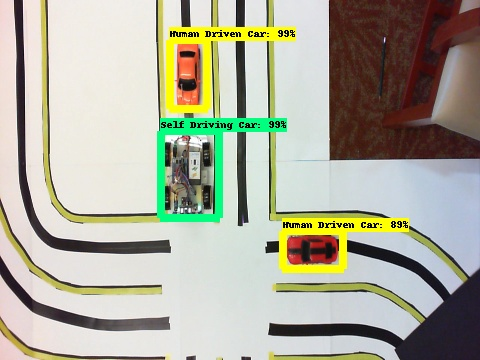
#> input picture test_cases_smart_cars/test_case_N12E2.jpg, 480 x 360 px, given in place of the camera
$ python Ball_Tracking.py
#> lines starting #> are read from the running program, lines starting #| are printed output that depends on the picture; after the words box and inside, x2 and y2 are one past the last pixel; in counts of white or black regions, pixels touching at a corner belong together
'''
Created on Nov 11, 2016

@author: micro
'''
import numpy as np
import argparse
import cv2
import imutils
import matplotlib.pyplot as plt
import math
from time import sleep
from time import time
from collections import deque


# "target_hypothesis" the target y value for the ball to follow
def compute_cost(target_hypothesis, current_y_pos):
    return math.ceil(((current_y_pos - target_hypothesis) ** 2) * 1000) / 1000

def compute_rolling_average(mse_vals):
    return math.ceil((sum(mse_vals) / len(mse_vals)) * 1000) / 1000

def compute_rolling_delta(current_avg, previous_avg):
    return math.ceil((current_avg - previous_avg) * 1000) / 1000

##################################################################################

ap = argparse.ArgumentParser()
ap.add_argument("-v", "--video",
    help="path to the (optional) video file")
ap.add_argument("-b", "--buffer", type=int, default=64,
    help="max buffer size")
args = vars(ap.parse_args())

cap = cv2.VideoCapture(4)

lower_green = (35, 95, 6)
upper_green = (100, 255, 255)
pts = deque(maxlen=args["buffer"])

p = 0

mse = 0
mse_vals = []

mse_avg = 0
prev_mse_avg = 0

mse_avg_delta = 0

start_time = 0
end_time = 0

while True:
    start_time = time()
    _, frame = cap.read()
#> frame is the input picture: shape (360, 480, 3); mean B, G, R 155.8, 172.9, 173.3

    prev_mse_avg = mse_avg

    frame = imutils.resize(frame, width=600)
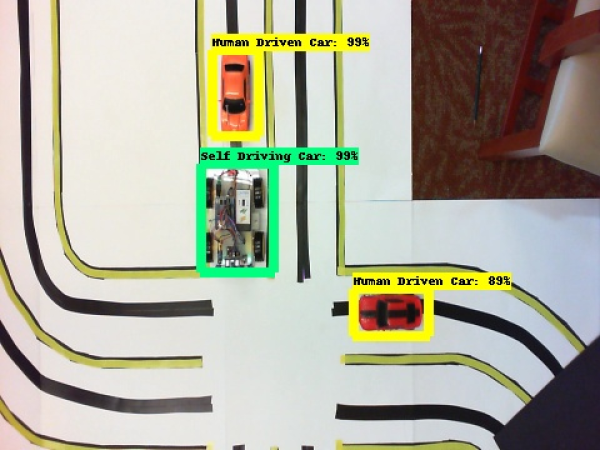
#> frame: shape (450, 600, 3); mean B, G, R 155.9, 172.9, 173.4

    hsv = cv2.cvtColor(frame, cv2.COLOR_BGR2HSV)
#> hsv: shape (450, 600, 3); mean H, S, V 54.3, 57.5, 182.6

    mask = cv2.inRange(hsv, lower_green, upper_green)
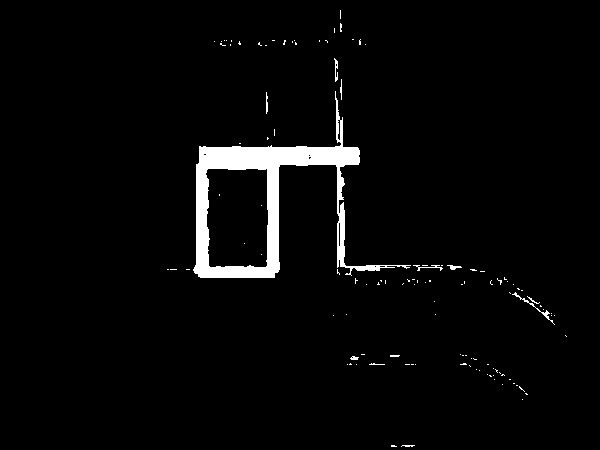
#> mask: shape (450, 600); 3.1% white; 115 white regions (105 under 20 px), largest, box (x1, y1, x2, y2) and area: (193, 91, 411, 278) 7677, (512, 292, 555, 325) 104, (413, 265, 443, 271) 57
    mask = cv2.erode(mask, None, iterations = 2)
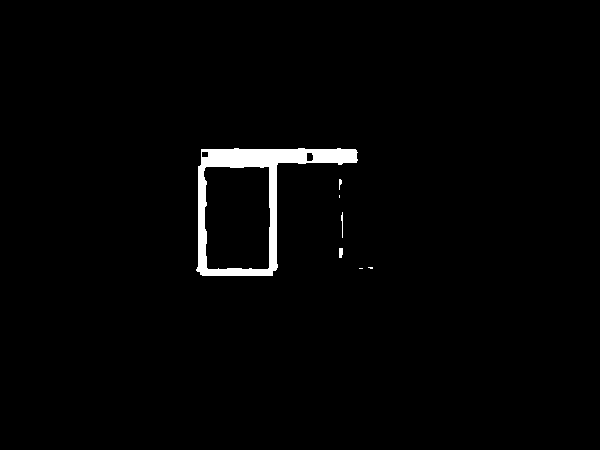
#> mask: shape (450, 600); 1.8% white; 7 white regions (3 under 20 px), largest, box (x1, y1, x2, y2) and area: (196, 148, 358, 276) 4633, (339, 248, 343, 258) 37, (341, 212, 343, 238) 32, (339, 179, 342, 190) 21
    mask = cv2.dilate(mask, None, iterations = 2)
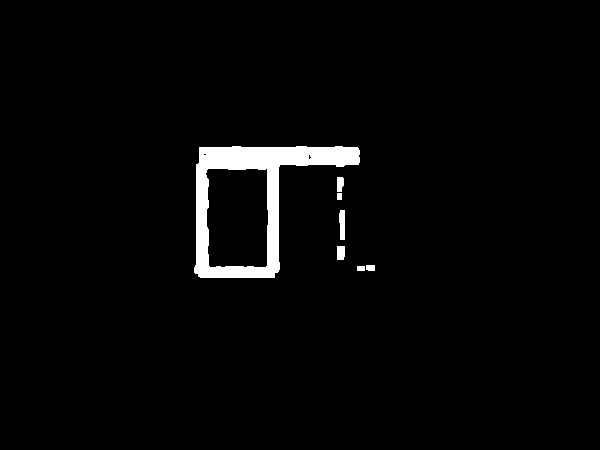
#> mask: shape (450, 600); 2.6% white; 7 white regions

    contours = cv2.findContours(mask.copy(), cv2.RETR_EXTERNAL, cv2.CHAIN_APPROX_SIMPLE)[-2]
#> contours = 7 contours; box (x1, y1, x2, y2) and area: (194, 146, 360, 278) 12034, (339, 210, 345, 240) 126, (337, 246, 345, 260) 88, (337, 177, 344, 192) 74, (366, 265, 375, 271) 38, (357, 266, 365, 271) 28, (337, 193, 342, 200) 24
    center = None

    if len(contours) > 0:
        c = max(contours, key = cv2.contourArea)
#> c = contour of 60 points, box (x1, y1, x2, y2) (194, 146, 360, 278), area 12034
        ((x, y), radius) = cv2.minEnclosingCircle(c)
#> x = 276; y = 210; radius = 102.8
        M = cv2.moments(c)
#> M = moments, m00 12034.5, centre m10/m00, m01/m00 = (246.7, 205.5)
        if M["m00"] == 0:
            M["m00"] = 1
        center = int(M["m10"] / M["m00"]), int(M["m01"] / M["m00"])
#> center = (246, 205)

        if radius > 10:
            cv2.circle(frame, (int(x), int(y)), int(radius), (136,255,100), 2)
            cv2.circle(frame, center, 5, (0,0,255), -1)
#> frame: shape (450, 600, 3); mean B, G, R 155.5, 173.2, 172.6
            pts.appendleft(center)

    for i in range(1, len(pts)):
        if pts[i-1] is None or pts[i] is None:
            continue

        thickness = int(np.sqrt(args["buffer"] / float(i+1)) * 2.5)
        cv2.line(frame, pts[i-1], pts[i], (0,0,255), thickness)

    height, width = frame.shape[:2]
#> height = 450; width = 600

    target_hypothesis = math.ceil((height / 2) * 1000) / 1000
#> target_hypothesis = 225

    x = math.ceil(x * 1000) / 1000
    y = math.ceil(y * 1000) / 1000

    mse = str(compute_cost(target_hypothesis, y))
#> mse = '225.0'

    cv2.putText(frame, "[CENTER] (" + str(x) + ", " + str(y) + ")", (10, height - 20), cv2.FONT_HERSHEY_SIMPLEX, 1, (255, 255, 255), 2)

    mse_vals.append(compute_cost(target_hypothesis, y))

    cv2.line(frame, (0, int(height / 2)), (width, int(height / 2)), (255, 0, 0), 2)
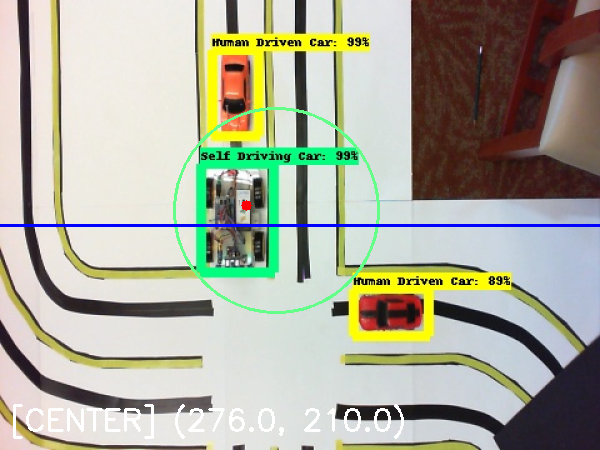
#> frame: shape (450, 600, 3); mean B, G, R 156.5, 172.4, 171.9

    p += 1

    if p > 5:
        end_time = time()
        mse_avg = compute_rolling_average(mse_vals)
        mse_avg_delta = compute_rolling_delta(mse_avg, prev_mse_avg)
        mse_vals = []
        p = 0
        print(mse_avg_delta)

    #cv2.putText(frame, "[MSE] " + mse, (10, 35), cv2.FONT_HERSHEY_SIMPLEX, 1, (255, 255, 255), 2)
    #cv2.putText(frame, "[MSE_AVG] " + str(mse_avg), (10, 80), cv2.FONT_HERSHEY_SIMPLEX, 1, (255, 255, 255), 2)
    #cv2.putText(frame, "[MSE_AVG_DELTA] " + str(mse_avg_delta), (10, 125), cv2.FONT_HERSHEY_SIMPLEX, 1, (255, 255, 255), 2)

    cv2.imshow("Frame", frame)

    #print("[INFO]  {MSE} " + str(mse) + "\n\t{MSE_AVG} " + str(mse_avg) + "\n\t{MSE_AVG_DELTA} " + str(mse_avg_delta) + "\n-------------------------------------------------")

    if cv2.waitKey(1) & 0xFF == ord('q'):
#> (key q is pressed here)
        break

cap.release()
cv2.destroyAllWindows()

$ run again, on test_cases_smart_cars/test_case_N1S2E2.jpg
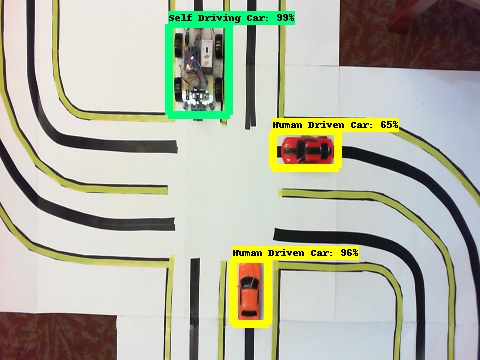
#> input picture test_cases_smart_cars/test_case_N1S2E2.jpg, 480 x 360 px, given in place of the camera
#> frame is the input picture: shape (360, 480, 3); mean B, G, R 161.8, 178.9, 176.8
#> hsv: shape (450, 600, 3); mean H, S, V 58.5, 50.1, 186.6
#> `mask = cv2.dilate(mask, None, iterations = 2)`:
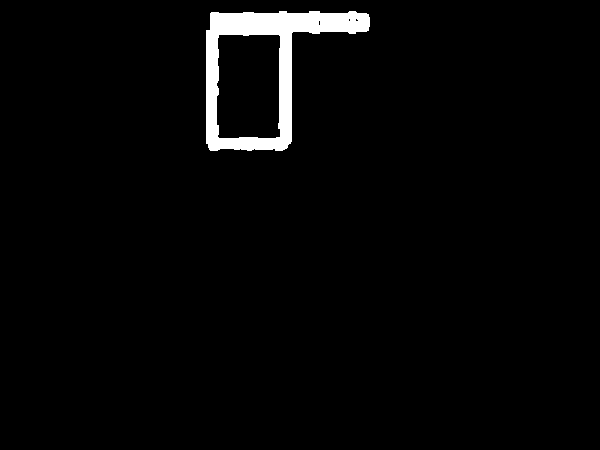
#> mask: shape (450, 600); 2.6% white; 1 white region
#> contours = 1 contour; box (x1, y1, x2, y2) and area: (206, 11, 370, 151) 12954
#> c = contour of 90 points, box (x1, y1, x2, y2) (206, 11, 370, 151), area 12954
#> x = 288.5; y = 81.5; radius = 104.3
#> M = moments, m00 12954.5, centre m10/m00, m01/m00 = (257.9, 74.27)
#> center = (257, 74)
#> mse = '20592.25'
#> `cv2.line(frame, (0, int(height / 2)), (width, int(height / 2)), (255, ..`:
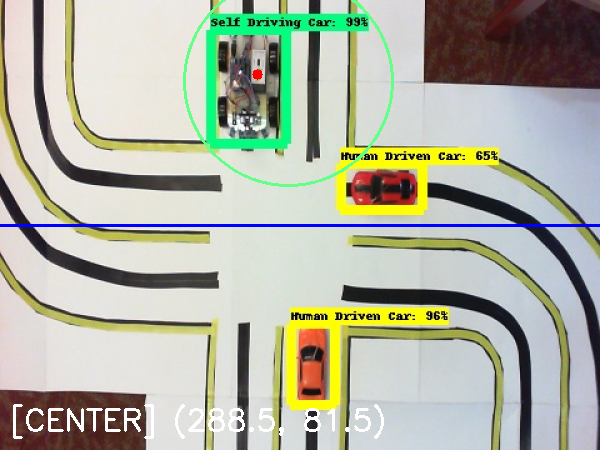
#> frame: shape (450, 600, 3); mean B, G, R 163.2, 179, 176

$ run again, on test_cases_smart_cars/test_case_N1W2E2.jpg
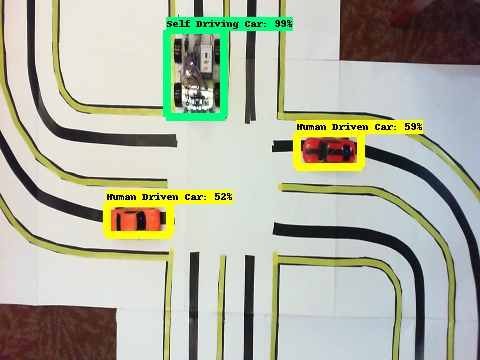
#> input picture test_cases_smart_cars/test_case_N1W2E2.jpg, 480 x 360 px, given in place of the camera
#> frame is the input picture: shape (360, 480, 3); mean B, G, R 160.3, 178.2, 174.9
#> hsv: shape (450, 600, 3); mean H, S, V 58.5, 50.8, 185.2
#> `mask = cv2.dilate(mask, None, iterations = 2)`:
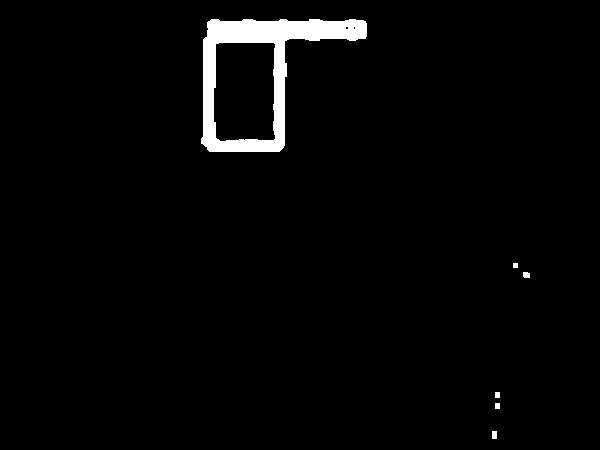
#> mask: shape (450, 600); 2.5% white; 6 white regions
#> contours = 6 contours, 1 with area under 20; largest, box (x1, y1, x2, y2) and area: (201, 19, 367, 152) 12015, (492, 431, 497, 439) 28, (523, 272, 530, 278) 28, (495, 403, 500, 409) 20, (495, 392, 500, 398) 20
#> c = contour of 85 points, box (x1, y1, x2, y2) (201, 19, 367, 152), area 12015
#> x = 283; y = 82; radius = 102.2
#> M = moments, m00 12015, centre m10/m00, m01/m00 = (254, 78.81)
#> center = (253, 78)
#> mse = '20449.0'
#> `cv2.line(frame, (0, int(height / 2)), (width, int(height / 2)), (255, ..`:
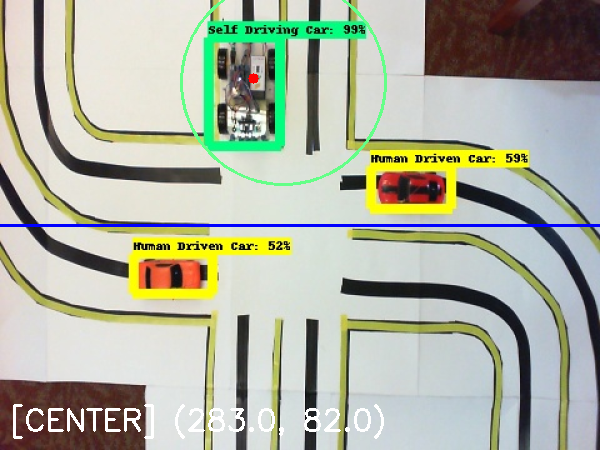
#> frame: shape (450, 600, 3); mean B, G, R 161.9, 178.4, 174.3
